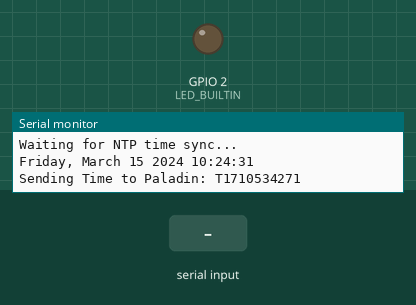
Recording of a sketch running on a simulated ESP32. Shown: output pins drawn as LEDs (lit = HIGH), the last lines printed to the serial monitor. The inputs (shaded band) are chosen by the test bench. WiFi joins after 1.5 s; servers stay silent unless stated; the local clock reads 2024-03-15 10:24:30 at power-on unless the sketch sets it; no MQTT or app messages arrive unless stated.

Above: at 2.3 s.
2.4 s: "NAN\n" received over the second serial link
At 3.6 s:
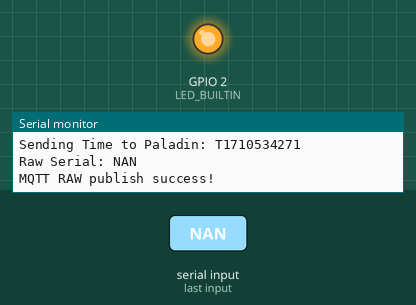
6.9 s: "null\n" received over the second serial link
At 8.3 s:
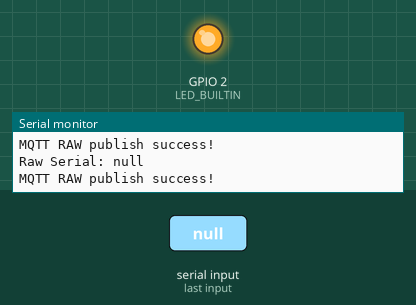
9.9 s: "BOOST\n" received over the second serial link
At 10.5 s:
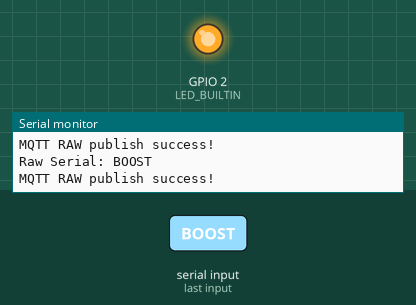
Timing chart, 0 to 12.4 s (numbered marks = the images above; inputs shaded):
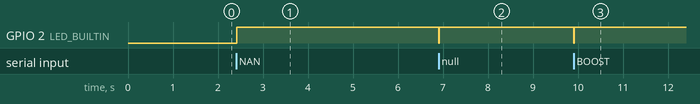

Measured:
- after the input at 2.4 s, GPIO 2 (LED_BUILTIN): LOW → HIGH at once
- after the input at 6.9 s, GPIO 2 (LED_BUILTIN): HIGH → LOW at once, → HIGH 0.01 s later
- after the input at 9.9 s, GPIO 2 (LED_BUILTIN): HIGH → LOW at once, → HIGH 0.01 s later

The sketch:

sketch_paladin.ino
```cpp
#include <WiFi.h>
#include <PubSubClient.h>
#include <time.h>


#define LED_BUILTIN 2

// Serial2 Pins for Paladin Interface
#define RXD2 16  // Connect to Paladin TX
#define TXD2 17  // Connect to Paladin RX

// Wi-Fi Configuration.
const char *ssid = "xxxxx";
const char *password = "yyyyy";

// MQTT Broker Configuration
const char *mqtt_broker = "192.168.1.XX";
const int mqtt_port = 1883;
const char *mqtt_username = "homeassistant";
const char *mqtt_password = "xxxxxxx";

// MQTT Topics
const char *topic_cmd = "homeassistant/paladin/command";
const char *topic_state = "homeassistant/paladin/telemetry";

// Telemetry Polling Timer (Request 'A' dataset every 5 seconds)
unsigned long lastPollTime = 0;
const unsigned long POLL_INTERVAL = 5000;

// Time Server
const char* ntpServer = "pool.ntp.org";
const long  gmtOffset_sec = 36000;   // GMT +10 in seconds)
const int   daylightOffset_sec = 0;  // No Daylight Saving here


WiFiClient espClient;
PubSubClient client(espClient);

String serialBuffer = "";

/*
 ======================================================================================
  PALADIN API SINGLE-CHARACTER COMMAND REFERENCE (57600 Baud 8N1)
 ======================================================================================
  [ DATA REQUESTS ]
  'A' : Full DataSet for Paladin4-6 (Watts, Temps, Accumulators, Health, Flags, Timestamp)
  'R' : Restricted DataSet for PaladinJB
  'T' : Time Hack coming (Format: T + timestamp + \n)

  [ HOT WATER BOOST CONTROL ]
  'B' : Trigger One-Time Boost (Heats to 60°C)
  'b' : Cancel One-Time / Health Boost

  [ SYSTEM RESET & DEFAULTS ]
  'X' : Cancel all override commands & revert to defaults
  'x' : Reset counters
  'Z' : Perform soft reset (AsoftReset)

  [ MINIMUM WATER TEMP SETTINGS ]
  '1' : Set Min Temp to 10°C
  '2' : Set Min Temp to 20°C
  '3' : Set Min Temp to 30°C
  '4' : Set Min Temp to 40°C
  '5' : Set Min Temp to 50°C
  '6' : Set Min Temp to 60°C

  [ MAXIMUM WATER TEMP SETTINGS ]
  '9' : Set Max Temp to 10°C (Effectively halts power transfer)
  'm' : Reset Max Temp to 73°C (Default)
  'M' : Set Max Temp to 78°C
  'N' : Set Max Temp to 83°C
  'n' : Set Max Temp to 88°C

  [ HARDWARE & RELAY CONTROLS ]
  'P' : Stop ALL Solid-State Relay (SSR) activity
  'p' : Enable / Resume SSR activity
  'C' : Enable Battery Charger (GWCharging = true)
  'c' : Disable Battery Charger (GWCharging = false)
  'I' : Inverter ON (GWActiveFromAI = true)
  'i' : Inverter OFF (GWActiveFromAI = false)
  'E' : Force Solar Export ON
  'e' : Force Solar Export OFF

  [ DISPLAY & AUXILIARY CONTROLS ]
  'S' : Backlight Screen ON
  's' : Backlight Screen OFF
  'J' : Stop Ramp-Up on TopUp (GWRampOff = false)
  'j' : Enable Ramp-Up on TopUp (GWRampOff = true)
  'H' : Enable Health Checking
  'h' : Disable Health Checking
  'W' : Enable 5400W Power Limit
  'w' : Disable 5400W Power Limit

  [ CT OVERFLOW & EXPORT LIMITS ]
  'F' : Force higher OverFlow value (3) for battery charging
  'f' : Revert OverFlow to normal (0)
  '~' : Enable Export Limit
  '!' : Disable Export Limit
  '@'..'&' : Set Export OverFlow limits (1kW to 6kW)
 ======================================================================================
*/

void setupWifi() {
    delay(10);
    Serial.println();
    Serial.print("Connecting to WiFi: ");
    Serial.println(ssid);

    WiFi.begin(ssid, password);
    while (WiFi.status() != WL_CONNECTED) {
        delay(500);
        Serial.print(".");
    }

    Serial.println("\nWiFi connected. IP address: ");
    Serial.println(WiFi.localIP());
}


void parseAndPublishJson(String csvData) {
    csvData.trim();

    int commaCount = 0;
    for (int i = 0; i < csvData.length(); i++) {
        if (csvData.charAt(i) == ',') commaCount++;
    }

    if (commaCount >= 15) {
        String fields[20];
        int fieldCount = 0;
        int lastIdx = 0;

        for (int i = 0; i < csvData.length() && fieldCount < 20; i++) {
            if (csvData.charAt(i) == ',') {
                fields[fieldCount++] = csvData.substring(lastIdx, i);
                lastIdx = i + 1;
            }
        }
        if (lastIdx < csvData.length() && fieldCount < 20) {
            fields[fieldCount++] = csvData.substring(lastIdx);
        }

        // Clean up any NAN or empty fields so they output valid JSON (null or 0)
        for (int i = 0; i < fieldCount; i++) {
            fields[i].trim();
            if (fields[i].equalsIgnoreCase("NAN") || fields[i].length() == 0) {
                fields[i] = "null";
            }
        }

        String jsonBuffer = "{";
        jsonBuffer += "\"mains_watts\":" + fields[0] + ",";
        jsonBuffer += "\"trans_watts\":" + fields[1] + ",";
        jsonBuffer += "\"solar_watts\":" + fields[2] + ",";
        jsonBuffer += "\"water_temp\":" + fields[3] + ",";
        jsonBuffer += "\"delta_temp\":" + fields[4] + ",";
        jsonBuffer += "\"min_temp\":" + fields[5] + ",";
        jsonBuffer += "\"max_temp\":" + fields[6] + ",";
        jsonBuffer += "\"mains_watts_in\":" + fields[7] + ",";
        jsonBuffer += "\"mains_watts_out\":" + fields[8] + ",";
        jsonBuffer += "\"trans_watts_in\":" + fields[9] + ",";
        //jsonBuffer += "\"trans_watts_out\":" + fields[10] + ",";
        jsonBuffer += "\"trans_watts_out\":";
        if (fields[10].length() == 0 || fields[10] == "null") {
            jsonBuffer += "0.0,";
        } else {
            jsonBuffer += fields[10] + ",";
        }
        jsonBuffer += "\"solar_watts_out\":" + fields[11] + ",";
        jsonBuffer += "\"health_hours\":" + fields[12] + ",";
        jsonBuffer += "\"gw_active\":" + fields[13] + ",";
        jsonBuffer += "\"gw_charging\":" + fields[14] + ",";
        jsonBuffer += "\"solar_export\":" + fields[15];

        if (fieldCount > 16) {
            jsonBuffer += ",\"timestamp\":" + fields[16];
        }
        jsonBuffer += "}";

        Serial.printf("JSON Telemetry: %s\n", jsonBuffer.c_str());
        bool published = client.publish(topic_state, jsonBuffer.c_str());
        if (published) {
            Serial.println("MQTT publish success!");
        } else {
            Serial.println("MQTT publish failed!");
        }

    } else {
        Serial.printf("Raw Serial: %s\n", csvData.c_str());
        bool published = client.publish(topic_state, csvData.c_str());
        if (published) {
            Serial.println("MQTT RAW publish success!");
        } else {
            Serial.println("MQTT RAW publish failed!");
        }
    }
}

//Autopublish device to Home Assistant
void publishDiscoveryConfig() {
    String deviceInfo = "\"device\":{"
                        "\"identifiers\":[\"paladin_solar_diverter\"],"
                        "\"name\":\"Paladin Solar Diverter\","
                        "\"model\":\"ESP32 Controller\","
                        "\"manufacturer\":\"MrRodW\"}";

    // Helper macro or lambda for cleaner publishing
    auto publishSensor = [&](String id, String name, String unit, String devClass, String stateClass) {
        String topic = "homeassistant/sensor/paladin/" + id + "/config";
        String payload = "{"
                         "\"name\":\"" + name + "\","
                         "\"unique_id\":\"paladin_" + id + "\","
                         "\"state_topic\":\"homeassistant/paladin/telemetry\","
                         "\"value_template\":\"{{ value_json." + id + " }}\"";

        if (unit.length() > 0) payload += ",\"unit_of_measurement\":\"" + unit + "\"";
        if (devClass.length() > 0) payload += ",\"device_class\":\"" + devClass + "\"";
        if (stateClass.length() > 0) payload += ",\"state_class\":\"" + stateClass + "\"";

        payload += "," + deviceInfo + "}";
        client.publish(topic.c_str(), payload.c_str(), true); // Retained = true
    };

    // Power Sensors
    publishSensor("mains_watts", "Mains Power", "W", "power", "measurement");
    publishSensor("trans_watts", "Transfer Power", "W", "power", "measurement");
    publishSensor("solar_watts", "Solar Power", "W", "power", "measurement");
    publishSensor("mains_watts_in", "Mains Power In", "W", "power", "measurement");
    publishSensor("mains_watts_out", "Mains Power Out", "W", "power", "measurement");
    publishSensor("trans_watts_in", "Transfer Power In", "W", "power", "measurement");
    publishSensor("trans_watts_out", "Transfer Power Out", "W", "power", "measurement");
    publishSensor("solar_watts_out", "Solar Power Out", "W", "power", "measurement");

    // Temperature Sensors
    publishSensor("water_temp", "Water Temperature", "°C", "temperature", "measurement");
    publishSensor("delta_temp", "Delta Temperature", "°C", "temperature", "measurement");
    publishSensor("min_temp", "Minimum Temperature", "°C", "temperature", "measurement");
    publishSensor("max_temp", "Maximum Temperature", "°C", "temperature", "measurement");

    // System & Status Metrics
    publishSensor("health_hours", "System Health Hours", "h", "", "total_increasing");
    publishSensor("gw_active", "Gateway Active", "", "", "measurement");
    publishSensor("gw_charging", "Gateway Charging", "", "", "measurement");
    publishSensor("solar_export", "Solar Export", "", "", "measurement");
}

void callback(char *topic, byte *payload, unsigned int length) {
    String message = "";
    for (int i = 0; i < length; i++) {
        message += (char)payload[i];
    }
    message.trim();

    Serial.printf("MQTT received [%s]: %s\n", topic, message.c_str());

    // Home assistant payload to set time to GMT + 10 (36000 seconds): {{ 'T' ~ (now().timestamp() | int + 36000) }}
    if (message.startsWith("T") && message.length() > 0){
        String timeStr = message.substring(1);
        struct timeval epoch_time;
        epoch_time.tv_sec = timeStr.toInt();
        settimeofday(&epoch_time, NULL);
        time_t nowEpoch = time(NULL);
        struct tm timeinfo;
        if (localtime_r(&nowEpoch, &timeinfo)) {
            char timeString[64];
            strftime(timeString, sizeof(timeString), "%Y-%m-%d %H:%M:%S", &timeinfo);
            Serial.printf("ESP32 clock synced to: %s\n", timeString);
        }
    }
    char cmdToSend = 0;
    // Map common Home Assistant string aliases to Paladin single-char commands
    if (message.equalsIgnoreCase("BOOST") || message.equalsIgnoreCase("ON") || message.equalsIgnoreCase("BOOST_ON")) {
        cmdToSend = 'B';
    } else if (message.equalsIgnoreCase("STOP") || message.equalsIgnoreCase("OFF") || message.equalsIgnoreCase("BOOST_OFF")) {
        cmdToSend = 'b';
    } else if (message.equalsIgnoreCase("POLL") || message.equalsIgnoreCase("STATUS") || message.equalsIgnoreCase("GET")) {
        cmdToSend = 'A';
    } else if (message.equalsIgnoreCase("RESET") || message.equalsIgnoreCase("CANCEL")) {
        cmdToSend = 'X';
    } else if (message.length() == 1) {
        // If a single character was published directly (e.g. 'B', 'b', '1', '6', 'P', 'p', 'S', 's', 'X')
        cmdToSend = message.charAt(0);
    }

    if (cmdToSend != 0) {
        Serial2.write(cmdToSend);
        Serial.printf("Sent single char command to Paladin: '%c' (ASCII %d)\n", cmdToSend, cmdToSend);
    } else {
        // Fallback: send raw string
        Serial2.print(message);
        Serial.printf("Sent raw string to Paladin: %s\n", message.c_str());
    }
}

void printLocalTime(){
  struct tm timeinfo;
  if(!getLocalTime(&timeinfo)){
    Serial.println("Failed to obtain time");
    return;
  }
  Serial.println(&timeinfo, "%A, %B %d %Y %H:%M:%S");
  Serial.println();
}

void reconnect() {
    // Loop until connected to the MQTT broker
    while (!client.connected()) {
        // First, ensure Wi-Fi is actually connected
        if (WiFi.status() != WL_CONNECTED) {
            Serial.println("Wi-Fi disconnected. Reconnecting Wi-Fi...");
            setupWifi();
        }

        String client_id = "esp32-paladin-";
        client_id += String(WiFi.macAddress());
        Serial.printf("Connecting to MQTT broker as %s...\n", client_id.c_str());

        if (client.connect(client_id.c_str(), mqtt_username, mqtt_password)) {
            Serial.println("MQTT connected.");
            publishDiscoveryConfig();
            client.subscribe(topic_cmd);
            Serial.printf("Subscribed to %s\n", topic_cmd);
            break; // Exit the while once successfully connected
        } else {
            Serial.print("Failed MQTT connection, rc=");
            Serial.print(client.state());
            Serial.println(" retrying in 5 seconds...");
            delay(5000);
        }
    }
    Serial.println("Waiting for NTP time sync...");
    configTime(gmtOffset_sec, daylightOffset_sec, ntpServer);
    printLocalTime();
    struct tm timeinfo;
    if(getLocalTime(&timeinfo)){
      time_t epochTime = mktime(&timeinfo);
      char paladinCommand[32];
      snprintf(paladinCommand, sizeof(paladinCommand), "T%ld", (long)(epochTime+gmtOffset_sec+daylightOffset_sec));
      Serial.print("Sending Time to Paladin: ");
      Serial.println(paladinCommand);
      Serial2.println(paladinCommand);
    }
    else{
       Serial.println("Failed to obtain time");
    }
}


void setup() {
    pinMode(LED_BUILTIN, OUTPUT);
    digitalWrite(LED_BUILTIN, LOW);

    // USB Hardware Serial for debugging
    Serial.begin(115200);

    // Paladin Hardware Serial (Serial2: 57600 baud, 8N1)
    Serial2.begin(57600, SERIAL_8N1, RXD2, TXD2);

    client.setServer(mqtt_broker, mqtt_port);
    client.setCallback(callback);
    client.setBufferSize(512);

}

void loop() {
    if (!client.connected()) {
        reconnect();
    }
    client.loop();

    // 1. Read incoming telemetry data from Paladin and publish to MQTT
    while (Serial2.available() > 0) {
        char c = Serial2.read();
        if (c == '\n') {
          if (serialBuffer.length() > 0) {
           // Call parser instead of publishing raw serialBuffer directly
            parseAndPublishJson(serialBuffer);
            digitalWrite(LED_BUILTIN, LOW);
            delay(10);
            digitalWrite(LED_BUILTIN, HIGH);
            }
            serialBuffer = "";
        } else if (c != '\r') {
            serialBuffer += c;
        }
    }
    // 2. Periodic poll request ('A') if Paladin does not auto-stream
    unsigned long now = millis();
    if (now - lastPollTime >= POLL_INTERVAL) {
        lastPollTime = now;
        Serial2.write('A'); // Uncomment if your Paladin revision requires polling to output data
    }


}
```
